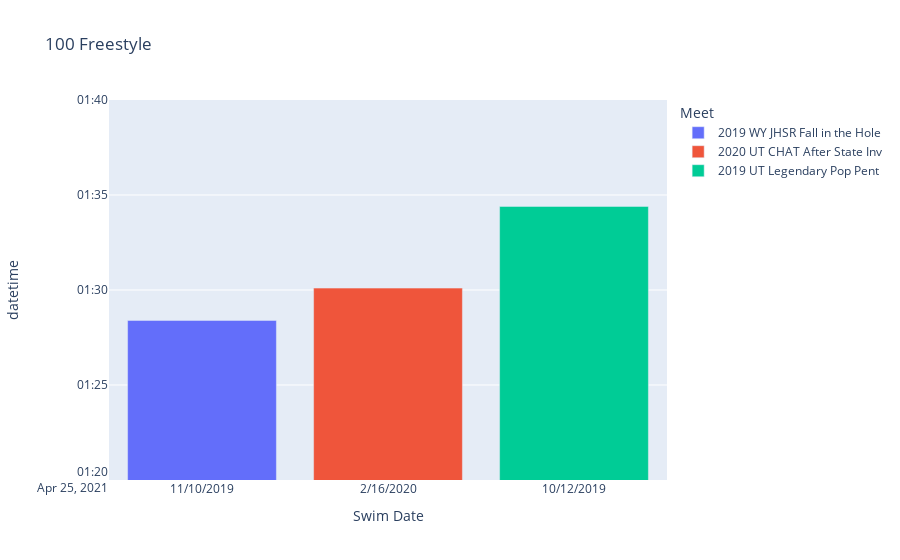

Notebook source saved alongside this figure:
### Code cell
import plotly.express as px


fig = px.bar(df, x='Swim Date', y="datetime",hover_data=['Time'],color="Meet",title="100 Freestyle")
fig.update_layout(yaxis_range=['2021-04-25 1:20:00' , '2021-04-25 1:40:00'])
fig.show()

### Figure 1 — Plotly figure (JSON) as saved in the notebook; plotly's stock layout.template omitted (floating-point values rounded to 4 significant figures)
{"data": [{"alignmentgroup": "True", "customdata": [["01:28.4"]], "hovertemplate": "Meet=2019 WY JHSR Fall in the Hole<br>Swim Date=%{x}<br>datetime=%{y}<br>Time=%{customdata[0]}<extra></extra>", "legendgroup": "2019 WY JHSR Fall in the Hole", "marker": {"color": "#636efa"}, "name": "2019 WY JHSR Fall in the Hole", "offsetgroup": "2019 WY JHSR Fall in the Hole", "orientation": "v", "showlegend": true, "textposition": "auto", "type": "bar", "x": ["11/10/2019"], "xaxis": "x", "y": ["2021-04-25T01:28:24"], "yaxis": "y"}, {"alignmentgroup": "True", "customdata": [["01:30.1"]], "hovertemplate": "Meet=2020 UT CHAT After State Inv<br>Swim Date=%{x}<br>datetime=%{y}<br>Time=%{customdata[0]}<extra></extra>", "legendgroup": "2020 UT CHAT After State Inv", "marker": {"color": "#EF553B"}, "name": "2020 UT CHAT After State Inv", "offsetgroup": "2020 UT CHAT After State Inv", "orientation": "v", "showlegend": true, "textposition": "auto", "type": "bar", "x": ["2/16/2020"], "xaxis": "x", "y": ["2021-04-25T01:30:06"], "yaxis": "y"}, {"alignmentgroup": "True", "customdata": [["01:34.4"]], "hovertemplate": "Meet=2019 UT Legendary Pop Pent<br>Swim Date=%{x}<br>datetime=%{y}<br>Time=%{customdata[0]}<extra></extra>", "legendgroup": "2019 UT Legendary Pop Pent", "marker": {"color": "#00cc96"}, "name": "2019 UT Legendary Pop Pent", "offsetgroup": "2019 UT Legendary Pop Pent", "orientation": "v", "showlegend": true, "textposition": "auto", "type": "bar", "x": ["10/12/2019"], "xaxis": "x", "y": ["2021-04-25T01:34:24"], "yaxis": "y"}], "layout": {"barmode": "relative", "legend": {"title": {"text": "Meet"}, "tracegroupgap": 0}, "title": {"text": "100 Freestyle"}, "xaxis": {"anchor": "y", "domain": [0, 1], "title": {"text": "Swim Date"}}, "yaxis": {"anchor": "x", "domain": [0, 1], "range": ["2021-04-25 1:20:00", "2021-04-25 1:40:00"], "title": {"text": "datetime"}}}}
